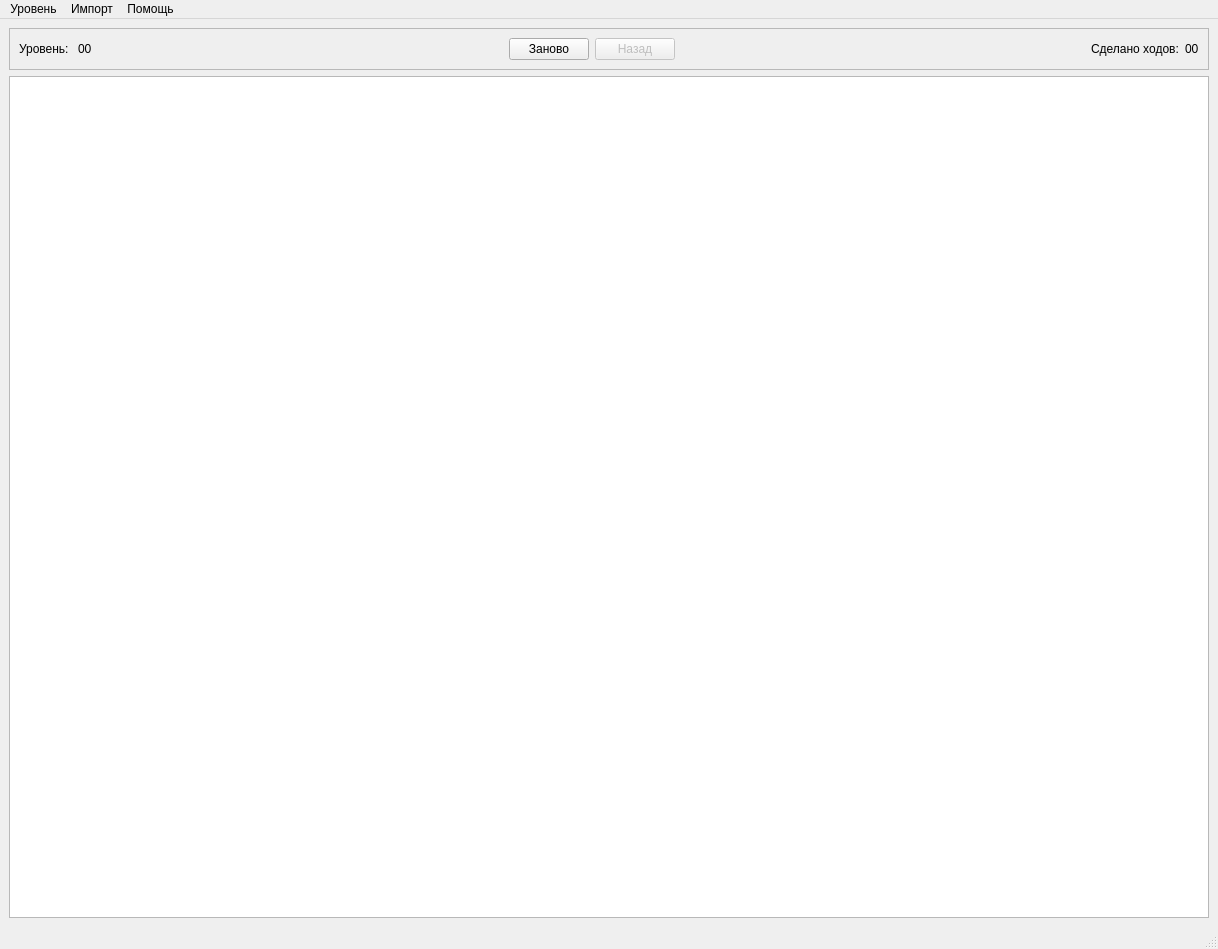
<?xml version="1.0" encoding="UTF-8"?>
<ui version="4.0">
 <class>MainWindow</class>
 <widget class="QMainWindow" name="MainWindow">
  <property name="geometry">
   <rect>
    <x>0</x>
    <y>0</y>
    <width>1218</width>
    <height>949</height>
   </rect>
  </property>
  <property name="minimumSize">
   <size>
    <width>600</width>
    <height>600</height>
   </size>
  </property>
  <property name="focusPolicy">
   <enum>Qt::StrongFocus</enum>
  </property>
  <property name="windowTitle">
   <string>Sokoban</string>
  </property>
  <property name="windowIcon">
   <iconset>
    <normaloff>../graphics/icon.png</normaloff>../graphics/icon.png</iconset>
  </property>
  <widget class="QWidget" name="centralwidget">
   <layout class="QGridLayout" name="gridLayout">
    <item row="0" column="0">
     <widget class="QFrame" name="frame">
      <property name="frameShape">
       <enum>QFrame::StyledPanel</enum>
      </property>
      <property name="frameShadow">
       <enum>QFrame::Raised</enum>
      </property>
      <layout class="QHBoxLayout" name="horizontalLayout">
       <item>
        <widget class="QLabel" name="label">
         <property name="text">
          <string>Уровень: </string>
         </property>
        </widget>
       </item>
       <item>
        <widget class="QLabel" name="label_level">
         <property name="text">
          <string>00</string>
         </property>
        </widget>
       </item>
       <item>
        <spacer name="horizontalSpacer">
         <property name="orientation">
          <enum>Qt::Horizontal</enum>
         </property>
         <property name="sizeHint" stdset="0">
          <size>
           <width>40</width>
           <height>20</height>
          </size>
         </property>
        </spacer>
       </item>
       <item>
        <widget class="QPushButton" name="restart_level_2">
         <property name="sizePolicy">
          <sizepolicy hsizetype="Minimum" vsizetype="Minimum">
           <horstretch>0</horstretch>
           <verstretch>0</verstretch>
          </sizepolicy>
         </property>
         <property name="focusPolicy">
          <enum>Qt::NoFocus</enum>
         </property>
         <property name="text">
          <string>Заново</string>
         </property>
         <property name="icon">
          <iconset>
           <normaloff>../graphics/restart.png</normaloff>../graphics/restart.png</iconset>
         </property>
        </widget>
       </item>
       <item>
        <widget class="QPushButton" name="pushButton_back">
         <property name="enabled">
          <bool>false</bool>
         </property>
         <property name="focusPolicy">
          <enum>Qt::NoFocus</enum>
         </property>
         <property name="text">
          <string>Назад</string>
         </property>
         <property name="icon">
          <iconset>
           <normaloff>../graphics/back.png</normaloff>../graphics/back.png</iconset>
         </property>
        </widget>
       </item>
       <item>
        <spacer name="horizontalSpacer_2">
         <property name="orientation">
          <enum>Qt::Horizontal</enum>
         </property>
         <property name="sizeHint" stdset="0">
          <size>
           <width>40</width>
           <height>20</height>
          </size>
         </property>
        </spacer>
       </item>
       <item>
        <widget class="QLabel" name="label_3">
         <property name="text">
          <string>Сделано ходов:</string>
         </property>
        </widget>
       </item>
       <item>
        <widget class="QLabel" name="label_move">
         <property name="text">
          <string>00</string>
         </property>
        </widget>
       </item>
      </layout>
     </widget>
    </item>
    <item row="1" column="0">
     <widget class="QGraphicsView" name="graphicsView">
      <property name="minimumSize">
       <size>
        <width>1000</width>
        <height>700</height>
       </size>
      </property>
      <property name="focusPolicy">
       <enum>Qt::NoFocus</enum>
      </property>
     </widget>
    </item>
   </layout>
  </widget>
  <widget class="QMenuBar" name="menubar">
   <property name="geometry">
    <rect>
     <x>0</x>
     <y>0</y>
     <width>1218</width>
     <height>21</height>
    </rect>
   </property>
   <widget class="QMenu" name="menu">
    <property name="title">
     <string>Уровень</string>
    </property>
    <addaction name="select_level"/>
    <addaction name="restart_level"/>
   </widget>
   <widget class="QMenu" name="menu_2">
    <property name="title">
     <string>Помощь</string>
    </property>
    <addaction name="about1"/>
    <addaction name="help_act"/>
   </widget>
   <widget class="QMenu" name="menu_3">
    <property name="title">
     <string>Импорт</string>
    </property>
    <addaction name="import_txt"/>
   </widget>
   <addaction name="menu"/>
   <addaction name="menu_3"/>
   <addaction name="menu_2"/>
  </widget>
  <widget class="QStatusBar" name="statusbar"/>
  <action name="select_level">
   <property name="icon">
    <iconset>
     <normaloff>../graphics/choice.png</normaloff>../graphics/choice.png</iconset>
   </property>
   <property name="text">
    <string>Выбрать..</string>
   </property>
  </action>
  <action name="restart_level">
   <property name="icon">
    <iconset>
     <normaloff>../graphics/restart.png</normaloff>../graphics/restart.png</iconset>
   </property>
   <property name="text">
    <string>Заново</string>
   </property>
  </action>
  <action name="about1">
   <property name="icon">
    <iconset>
     <normaloff>../graphics/about.png</normaloff>../graphics/about.png</iconset>
   </property>
   <property name="text">
    <string>О программе</string>
   </property>
  </action>
  <action name="help_act">
   <property name="icon">
    <iconset>
     <normaloff>../graphics/help.png</normaloff>../graphics/help.png</iconset>
   </property>
   <property name="text">
    <string>Помощь</string>
   </property>
  </action>
  <action name="import_txt">
   <property name="icon">
    <iconset>
     <normaloff>../graphics/import_db.png</normaloff>../graphics/import_db.png</iconset>
   </property>
   <property name="text">
    <string>Импорт из текстового файла</string>
   </property>
  </action>
 </widget>
 <resources/>
 <connections/>
</ui>
